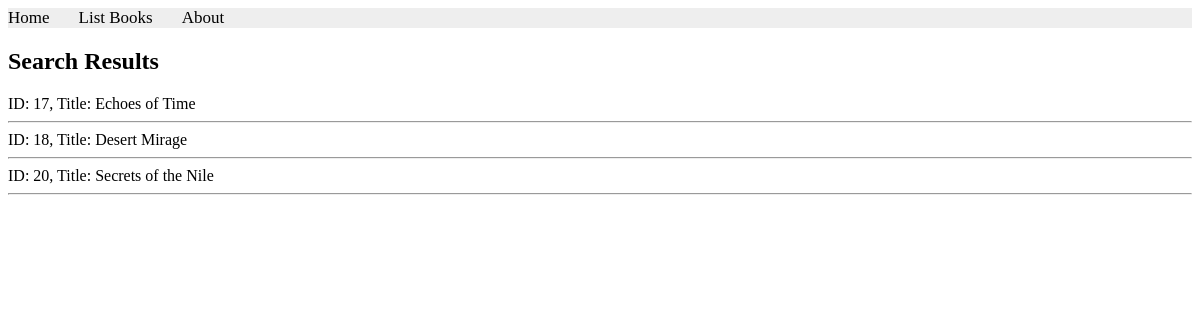
/books/lab8/task1/, run on an earlier commit of the app's database.
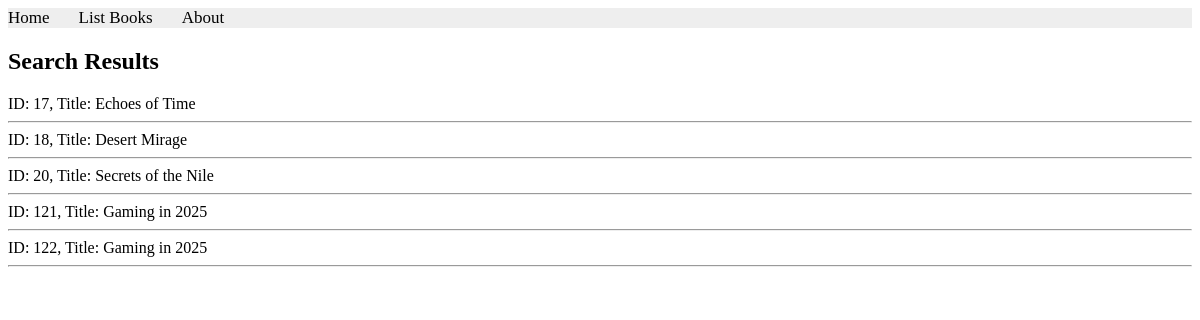
And on a later commit of the database.
### apps/bookmodule/models.py (models this page shows)
class Book(models.Model):
    title = models.CharField(max_length = 50)
    author = models.CharField(max_length = 50)
    price = models.FloatField(default = 0.0)
    edition = models.SmallIntegerField(default = 1)

### apps/bookmodule/views.py (the view)
# urls.py: path('lab8/task1/', views.task1, name="books.task1"),
def task1(request):
    mybooks = Book.objects.filter(Q(price__lte=80))
    if mybooks.exists():
        return render(request, 'bookmodule/task1.html', {'books': mybooks})
    else:
        return render(request, 'bookmodule/index.html')

### apps/templates/bookmodule/task1.html (shortened to what this page needs)
{% extends "layouts/base.html" %}
{% load static %}
{% block content %}
<h2>Search Results</h2>
{% if books %}
{% for obj in books %}
    ID: {{obj.id}}, Title: {{obj.title}}
    <hr>
{% endfor %}
{% else %}
<p>No books found matching your search.</p>
{% endif %}
{% endblock content %}

What changed in the data, as far as the page shows it:
added Book: id "121", title "Gaming in 2025"
added Book: id "122", title "Gaming in 2025"
